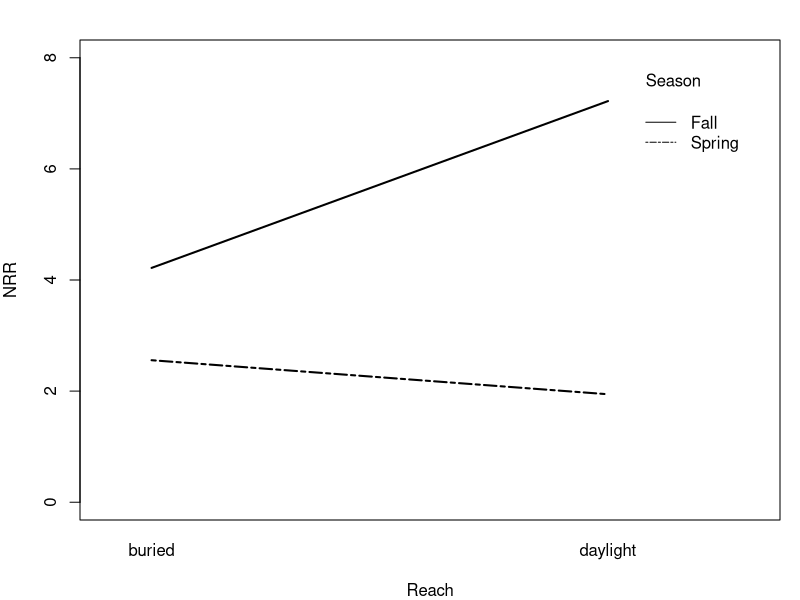
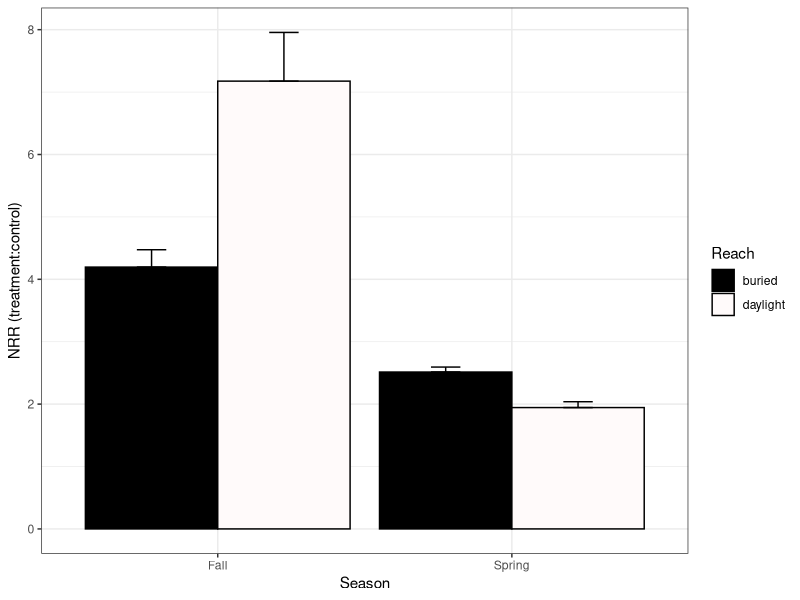
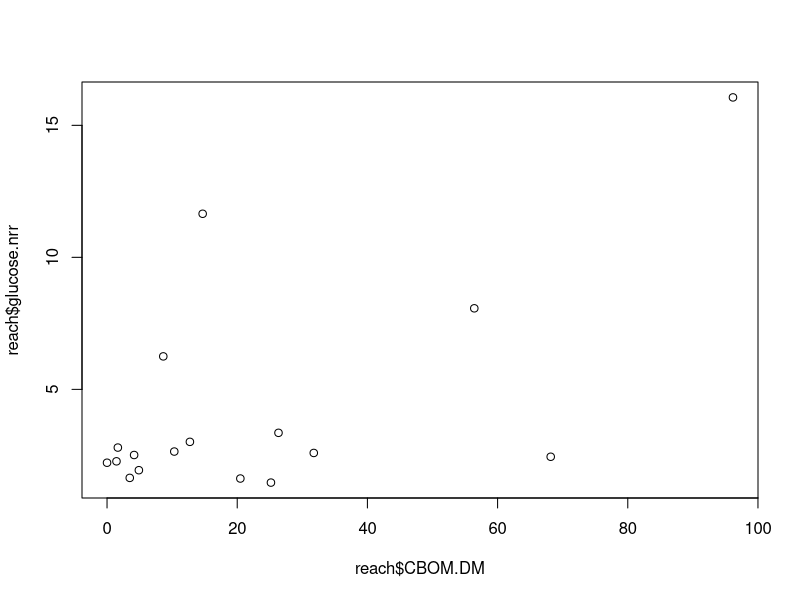
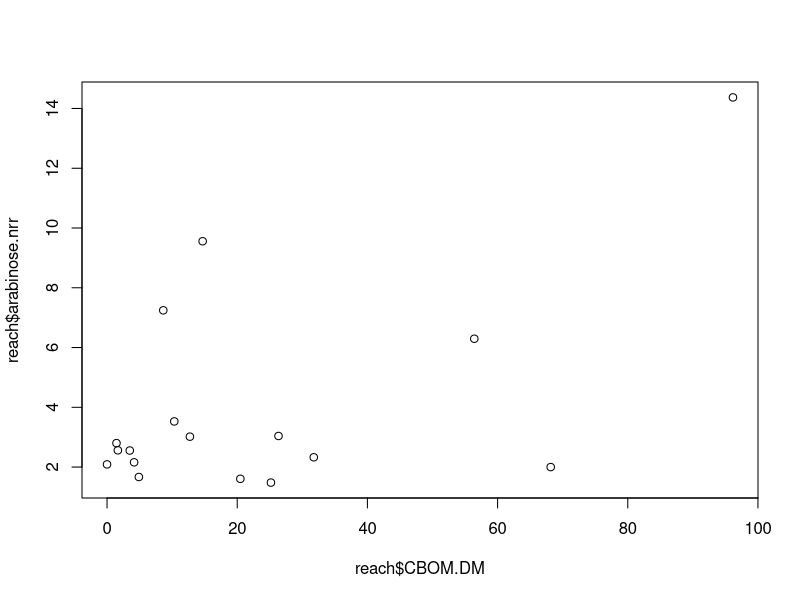
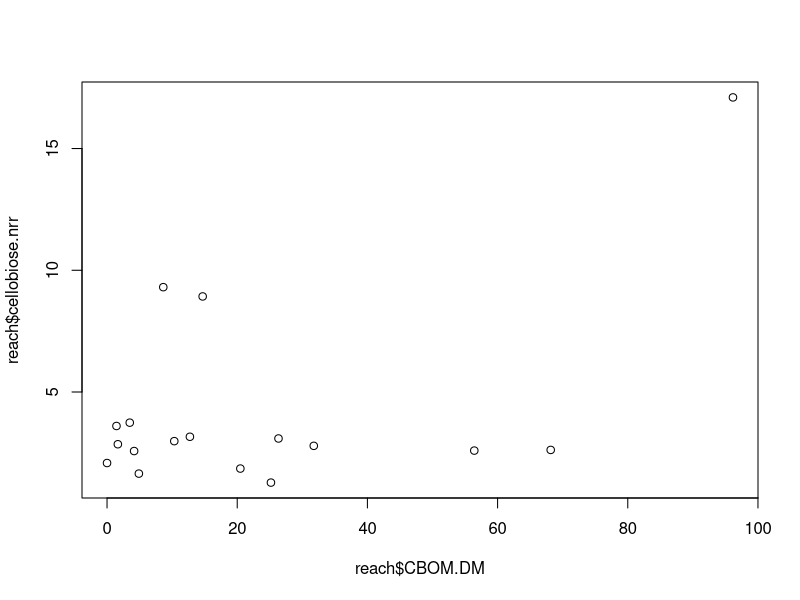

Source code (R) for these figures, in order: (Note: this script raises an error after producing the figures.)
#9-May-16
#This R script compiles all our final analyses from cincy.reach.R
#and cincy.nds.R.  Those two files contain the variance optimization 
#and model selection code.

############################################################################################
#load and set up data

#packages
install.packages("nlme")
install.packages("nortest")
install.packages("dplyr")
install.packages("multcomp")
install.packages("MASS")
install.packages("ggplot2")
library(nlme)
library(nortest)
library(dplyr)
library(multcomp)
library(MASS)
library(ggplot2)

#load and evaluate NDS data
nds<-read.table(file="cincy.nds.csv", header=T, sep=',')
str(nds)
unique(nds$stream)
unique(nds$season)
unique(nds$reach)
unique(nds$carbon)

nds$carbon <- factor(nds$carbon, levels = c("Control", "Arabinose", "Cellobiose", "Glucose"))

#load and evaluate REACH data
reach<-read.table(file="cincy.reach.csv", header=T, sep=',')
unique(reach$stream)
unique(reach$season)
unique(reach$reach)
str(reach)

############################################################################################
#Carbon limitation analysis with NDS data
fall<-subset(nds, season=="Fall")
spring<-subset(nds, season=="Spring")
fall.spring<-rbind(fall,spring)
fall.spring<-droplevels(fall.spring)#removes summer as a level bc it has no values

vf1 = varIdent(form = ~1|season*reach) 
vf2 = varExp(form = ~ fitted (.)|season)
vf3 = varIdent(form = ~1|stream)

M.nds<-lme(nrr~season*reach, random=~1|stream, 
           weights=varComb(vf1,vf2,vf3), data=fall.spring, 
           na.action=na.omit)
anova(M.nds)
summary(M.nds)

#interaction plot
op<-par(mfrow=c(1,1), mar=c(4,4,2,1))
x<-fall.spring[complete.cases(fall.spring),]#strips NA rows from data for plotting
x<-droplevels(x)#removes levels with no values, such as summer
with(x, 
     interaction.plot(reach,season,nrr, 
                      ylim=c(0,8),lty=c(1,12),lwd=2,ylab="NRR", 
                      xlab="Reach", trace.label="Season"))
par(op)
#fall has stronger NRR than spring, 
#but in spring, buried have greater response to added carbon
#whereas in fall, daylight reaches have greater response to added carbon

x <- group_by(fall.spring, season, reach) %>%  # Grouping function causes subsequent functions to aggregate by season and reach
  summarize(nrr.mean = mean(nrr, na.rm = TRUE), # na.rm = TRUE to remove missing values
            nrr.sd=sd(nrr, na.rm = TRUE),  # na.rm = TRUE to remove missing values
            n = sum(!is.na(nrr)), # of observations, excluding NAs. 
            nrr.se=nrr.sd/sqrt(n))

p<-ggplot(data=x, 
          aes(x=season, y=nrr.mean, fill=reach)) + 
  geom_bar(stat="identity", 
           position=position_dodge(), color = "black") + 
  geom_errorbar(aes(ymin=nrr.mean, 
                    ymax=nrr.mean+nrr.se), width=0.2, 
                position=position_dodge(0.9)) + 
  scale_fill_manual(values=c("black","snow"))
p+xlab("Season")+ylab("NRR (treatment:control)")+labs(fill="Reach")+theme_bw()
############################################################################################
#Reach scale data analysis


############multivariate approach to incorporate glucose, arabinose, and cellobiose responses
############into a single model
install.packages("vegan")
library(vegan)

#http://cc.oulu.fi/~jarioksa/softhelp/vegan/html/adonis.html
y <- cbind(reach$glucose.nrr,reach$arabinose.nrr,reach$cellobiose.nrr)
L.y <- cbind(log(reach$glucose.nrr+1),log(reach$arabinose.nrr+1),log(reach$cellobiose.nrr+1))
adonis(y~CBOM.DM+FBOM.DM, data=reach, na.action=na.omit, perm=1e5)
  #runs a simulation that returns CBOM as significant (p=0.039) and FBOM as marginal (p=0.053)
M1<-adonis(y~CBOM.DM+FBOM.DM, data=reach, na.action=na.omit, perm=1e5)
coefficients(M1)#glucose is term 1, arabinose is term 2, cellobiose is term 3
summary(M1)

#interpretation:  the more CBOM and FBOM, the greater the response to added carbon in NDS

plot(reach$glucose.nrr~reach$CBOM.DM)
plot(reach$arabinose.nrr~reach$CBOM.DM)
plot(reach$cellobiose.nrr~reach$CBOM.DM)

#these look terrible...maybe it's better not to graph these?

############N acquisition enzymes
vf1<-varIdent(form = ~1|stream)

M.nace<-gls(NACE.DM~season, weights=vf1, 
         data=reach, na.action=na.omit, method="REML")
anova(M.nace)
summary(M.nace)

model.matrix.gls <- function(M.nace, ...){
  model.matrix(terms(M.nace), data = getData(M.nace), ...)  
}
model.frame.gls <- function(M.nace, ...){
  model.frame(formula(M.nace), data = getData(M.nace), ...)  
}
terms.gls <- function(M.nace, ...){
  terms(model.frame(M.nace),...)  
}

multCompTukey <- glht(M.nace, linfct = mcp(season = "Tukey")) 
summary(multCompTukey)

#interpretation:  more N acquisition effort in fall compared to spring

x <- group_by(reach, season) %>%  
  summarize(NACE.mean = mean(NACE.DM, na.rm = TRUE), 
            NACE.sd=sd(NACE.DM, na.rm = TRUE),  
            n = sum(!is.na(NACE.DM)),  
            NACE.se=NACE.sd/sqrt(n))

p<-ggplot(data=x, 
          aes(x=season, y=NACE.mean)) + geom_bar(stat="identity", 
          position=position_dodge(), colour="black") + geom_errorbar(aes(ymin=NACE.mean, 
          ymax=NACE.mean+NACE.se), width=0.2, 
          position=position_dodge(0.9)) + scale_fill_manual(values=c("black"))

p+xlab("Season")+ylab("NACE (nmol g-1 DM h-1)")+theme_bw()
#check units with Brian


############DOPAH2, correlates to lignin degradation so a metric of recalcitrant carbon use
vf3<-varIdent(form=~1|season)

M.dopah2<-gls(DOPAH2.DM~reach, 
              weights=vf3, data=reach, na.action=na.omit)
anova(M.dopah2)
summary(M.dopah2)

#interpretation:  more lignin degradation effort in buried compared to daylight regardless of season

x <- group_by(reach, reach) %>%  
  summarize(DOPAH2.mean = mean(DOPAH2.DM, na.rm = TRUE), 
            DOPAH2.sd=sd(DOPAH2.DM, na.rm = TRUE),  
            n = sum(!is.na(DOPAH2.DM)),  
            DOPAH2.se=DOPAH2.sd/sqrt(n))

p<-ggplot(data=x, 
          aes(x=reach, y=DOPAH2.mean)) + geom_bar(stat="identity", 
          position=position_dodge(), colour="black") + geom_errorbar(aes(ymin=DOPAH2.mean, 
          ymax=DOPAH2.mean+DOPAH2.se), width=0.2, 
          position=position_dodge(0.9)) + scale_fill_manual(values=c("black"))

p+xlab("Reach")+ylab("DOPAH2 (nmol g-1 DM h-1)")+theme_bw()
#check units with Brian and write "DOPAH2" properly...wth is this stuff?

############POX, Brian Hill's alternate DOPA metric?
reach$L.POX<-log(reach$POX+1)

M.pox<-gls(L.POX~reach, data=reach, na.action=na.omit)
anova(M.pox)
summary(M.pox)

#interpretation:  more recalcitrant C degradation effort in buried compared to daylight 
    #regardless of season

x <- group_by(reach, reach) %>%  
  summarize(POX.mean = mean(POX, na.rm = TRUE), 
            POX.sd=sd(POX, na.rm = TRUE),  
            n = sum(!is.na(POX)),  
            POX.se=POX.sd/sqrt(n))

p<-ggplot(data=x, 
          aes(x=reach, y=POX.mean)) + geom_bar(stat="identity", 
          position=position_dodge(), colour="black") + geom_errorbar(aes(ymin=POX.mean, 
          ymax=POX.mean+POX.se), width=0.2, 
          position=position_dodge(0.9)) + scale_fill_manual(values=c("black"))

p+xlab("Reach")+ylab("POX (mol g-1 C h-1)")+theme_bw()

############LCI, index of carbon lability calculcated as recalcitrant/(labile+recalcitrant)
    #so a smaller number means there is more labile carbon and a bigger number means more
    #recalcitrant carbon

M.lci<-gls(LCI~season+reach+stream, data=reach, na.action=na.omit)
anova(M.lci)
summary(M.lci)

model.matrix.gls <- function(M.lci, ...){
  model.matrix(terms(M.lci), data = getData(M.lci), ...)  
}
model.frame.gls <- function(M.lci, ...){
  model.frame(formula(M.lci), data = getData(M.lci), ...)  
}
terms.gls <- function(M.lci, ...){
  terms(model.frame(M.lci),...)  
}

multCompTukey <- glht(M.lci, linfct = mcp(season = "Tukey")) 
summary(multCompTukey)

#spring and fall don't differ, but summer has more recalcitrant carbon than the fall
#daylight has more labile carbon than buried

x <- group_by(reach, season, reach) %>%  
  summarize(LCI.mean = mean(LCI, na.rm = TRUE), 
            LCI.sd=sd(LCI, na.rm = TRUE),  
            n = sum(!is.na(LCI)),  
            LCI.se=LCI.sd/sqrt(n))

ggplot(data=x, aes(x=season, y=LCI.mean, fill=reach)) + 
  geom_bar(stat="identity", position=position_dodge(), colour="black") + 
  geom_errorbar(aes(ymin=LCI.mean, ymax=LCI.mean+LCI.se), width=0.2, position=position_dodge(0.9)) + 
  scale_fill_manual(values=c("black","snow")) +  # consider adopting pure black and white, or a greyscale.  "snow" will likely trigger additiona publication charges
  xlab("Season")+
  ylab("LCI (recalcitrant/(labile+recalcitrant))") +
  ylim(0, 1.05) + # add a bit of room at top for legend
  labs(fill="Reach")+
  theme_bw() +
  theme(panel.grid.major = element_blank(),  # Eliminate major gridlines
        panel.grid.minor = element_blank(),  # Eliminate minor gridlines
        legend.title = element_text(size = 6),  # Eliminate legend title
        legend.key = element_blank(),  # Eliminate boxes around legend elements
        legend.position = c(0.5, 0.95),  # Specify legend position
        legend.text=element_text(size=8),  # Specify legend text size.  also see legend.title
        legend.background = element_blank(),  # Eliminate white fill in legend.
        legend.direction = "horizontal", # horizontal legend, default is vertical
        legend.key.size = unit(0.3, "cm"), # size of boxes in legend
        axis.title.y = element_text(size = 8), # y axis label text size
        axis.text.y = element_text(size = 8), # y axis tick label text size
        axis.title.x = element_text(size = 8), # x axis label text size
        axis.text.x = element_text(size = 8)) # x axis tick label text size

  
ggsave('output/figures/lciByReachSeason.tiff',  # export as .tif
units="in",  # specify units for dimensions
width=3.25,   # 1 column
height=3.25, # Whatever works
dpi=1200,   # ES&T. 300-600 at PLOS One,
compression = "lzw")




############HIX, humification index from Pennino

new.reach<-reach[reach$HIX>0.71,]#subset data to remove outlier

vf1<-varIdent(form = ~1|stream)

M.hix<-gls(HIX~season+reach+stream, 
         weights=vf1, data=new.reach,na.action=na.omit) 
anova(M.hix)
summary(M.hix)

model.matrix.gls <- function(M.hix, ...){
  model.matrix(terms(M.hix), data = getData(M.hix), ...)  
}
model.frame.gls <- function(M.hix, ...){
  model.frame(formula(M.hix), data = getData(M.hix), ...)  
}
terms.gls <- function(M.hix, ...){
  terms(model.frame(M.hix),...)  
}

multCompTukey <- glht(M.hix, linfct = mcp(season = "Tukey")) 
summary(multCompTukey)

#Fall has higher humification index than spring or summer
#Daylight has higher humification index than buried, possibly due to terrestrial inputs to
  #open reaches

x <- group_by(new.reach, season, reach) %>%  # Grouping function causes subsequent functions to aggregate by season and reach
  summarize(HIX.mean = mean(HIX, na.rm = TRUE), # na.rm = TRUE to remove missing values
            HIX.sd=sd(HIX, na.rm = TRUE),  # na.rm = TRUE to remove missing values
            n = sum(!is.na(HIX)), # of observations, excluding NAs. 
            HIX.se=HIX.sd/sqrt(n))

p<-ggplot(data=x, 
          aes(x=season, y=HIX.mean, fill=reach)) + geom_bar(stat="identity", 
          position=position_dodge(), colour="black") + geom_errorbar(aes(ymin=HIX.mean, 
          ymax=HIX.mean+HIX.se), width=0.2, 
          position=position_dodge(0.9)) + scale_fill_manual(values=c("black","snow"))
p+xlab("Season")+ylab("Humification Index (HIX))")+labs(fill="Reach")+theme_bw()

############BIX, biological freshness index from Pennino

M.bix<-gls(BIX~season, 
              data=reach,na.action=na.omit)  
anova(M.bix)
summary(M.bix)

model.matrix.gls <- function(M.bix, ...){
  model.matrix(terms(M.bix), data = getData(M.bix), ...)  
}
model.frame.gls <- function(M.bix, ...){
  model.frame(formula(M.bix), data = getData(M.bix), ...)  
}
terms.gls <- function(M.bix, ...){
  terms(model.frame(M.bix),...)  
}

multCompTukey <- glht(M.bix, linfct = mcp(season = "Tukey")) 
summary(multCompTukey)

#spring and summer have higher freshness than fall, but they don't differ from each other

x <- group_by(reach, season) %>%  # Grouping function causes subsequent functions to aggregate by season and reach
  summarize(BIX.mean = mean(BIX, na.rm = TRUE), # na.rm = TRUE to remove missing values
            BIX.sd=sd(BIX, na.rm = TRUE),  # na.rm = TRUE to remove missing values
            n = sum(!is.na(BIX)), # of observations, excluding NAs. 
            BIX.se=BIX.sd/sqrt(n))

p<-ggplot(data=x, 
          aes(x=season, y=BIX.mean)) + geom_bar(stat="identity", 
          position=position_dodge(), colour="black") + geom_errorbar(aes(ymin=BIX.mean, 
          ymax=BIX.mean+BIX.se), width=0.2, 
          position=position_dodge(0.9)) + scale_fill_manual(values=c("black"))

p+xlab("Season")+ylab("Biological Freshness Index (BIX)")+theme_bw()

############FI is fluorescence index from Pennino. bigger=microbial, lower=terrestrial

vf2<-varIdent(form=~1|reach)

M.fi<-gls(FI~season, weights=vf2, 
          data=reach, na.action=na.omit)

anova(M.fi)
summary(M.fi)

model.matrix.gls <- function(M.fi, ...){
  model.matrix(terms(M.fi), data = getData(M.fi), ...)  
}
model.frame.gls <- function(M.fi, ...){
  model.frame(formula(M.fi), data = getData(M.fi), ...)  
}
terms.gls <- function(M.fi, ...){
  terms(model.frame(M.fi),...)  
}

multCompTukey <- glht(M.fi, linfct = mcp(season = "Tukey")) 
summary(multCompTukey)

#fall has a larger terrestrial signature than spring or summer.  spring and summer not different
  #from each other

x <- group_by(reach, season) %>%  # Grouping function causes subsequent functions to aggregate by season and reach
  summarize(FI.mean = mean(FI, na.rm = TRUE), # na.rm = TRUE to remove missing values
            FI.sd=sd(FI, na.rm = TRUE),  # na.rm = TRUE to remove missing values
            n = sum(!is.na(FI)), # of observations, excluding NAs. 
            FI.se=FI.sd/sqrt(n))

p<-ggplot(data=x, 
          aes(x=season, y=FI.mean)) + geom_bar(stat="identity", 
          position=position_dodge(), colour="black") + geom_errorbar(aes(ymin=FI.mean, 
          ymax=FI.mean+FI.se), width=0.2, 
          position=position_dodge(0.9)) + scale_fill_manual(values=c("black"))

p+xlab("Season")+ylab("Fluoroscence Index (FI)")+theme_bw()

############P2H is protein to humic ratio from Pennino. bigger numbers are more protein like OM 
  #compared to humic-like OM

vf6<-varPower(form = ~ fitted(.))

M.p2h<-gls(P2H~season+reach+stream, 
        weights=vf6, data=new.reach,na.action=na.omit)

anova(M.p2h)
summary(M.p2h)

model.matrix.gls <- function(M.p2h, ...){
  model.matrix(terms(M.p2h), data = getData(M.p2h), ...)  
}
model.frame.gls <- function(M.p2h, ...){
  model.frame(formula(M.p2h), data = getData(M.p2h), ...)  
}
terms.gls <- function(M.p2h, ...){
  terms(model.frame(M.p2h),...)  
}

multCompTukey <- glht(M.p2h, linfct = mcp(season = "Tukey")) 
summary(multCompTukey)

#spring and summer have higher P2H than fall, daylight has lower P2H than buried with small
  #effect size, possibly due to greater biological activity using the better OM?

x <- group_by(reach, season, reach) %>%  # Grouping function causes subsequent functions to aggregate by season and reach
  summarize(P2H.mean = mean(P2H, na.rm = TRUE), # na.rm = TRUE to remove missing values
            P2H.sd=sd(P2H, na.rm = TRUE),  # na.rm = TRUE to remove missing values
            n = sum(!is.na(P2H)), # of observations, excluding NAs. 
            P2H.se=P2H.sd/sqrt(n))

p<-ggplot(data=x, 
        aes(x=season, y=P2H.mean, fill=reach)) + geom_bar(stat="identity", 
        position=position_dodge(), colour="black") + geom_errorbar(aes(ymin=P2H.mean, 
        ymax=P2H.mean+P2H.se), width=0.2, 
        position=position_dodge(0.9)) + scale_fill_manual(values=c("black","snow"))
p+xlab("Season")+ylab("Protein to Humic Ratio)")+labs(fill="Reach")+theme_bw()
